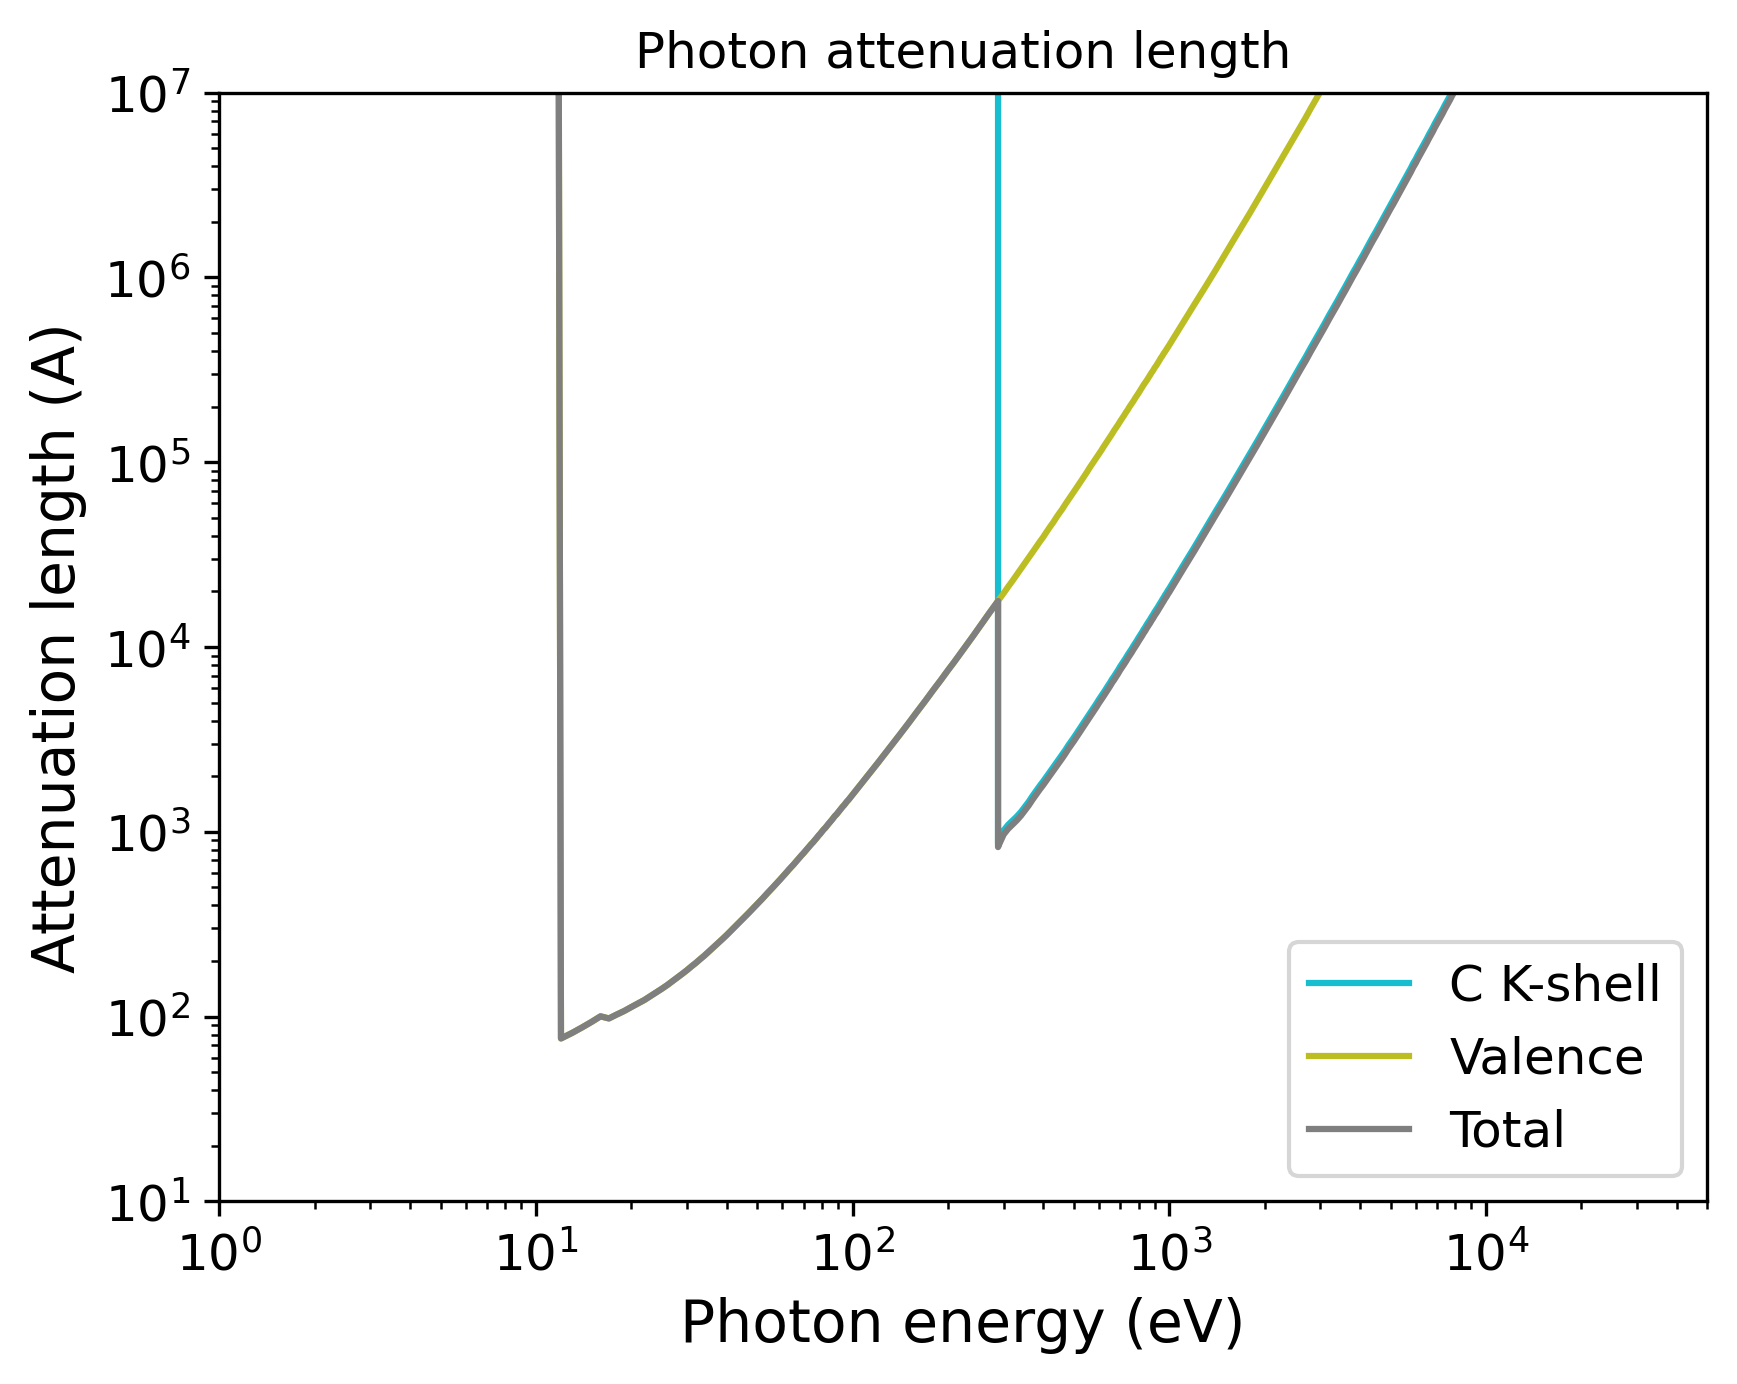

Here is the Python script that generated this plot:
import pandas as pd
import numpy as np
import matplotlib.pyplot as plt
import matplotlib.cm as cm
# Set the format:
plt.xlabel("Photon energy (eV)", fontsize=14)
plt.ylabel("Attenuation length (A)", fontsize=14)
plt.xticks(fontsize=12)
plt.yticks(fontsize=12)
plt.grid(False)
# Set the axes:
# Read the output file:
df = pd.read_csv(r"OUTPUT_Graphene_Photon_IMFP.dat", sep=r'\s+', header=None, comment="#", skipinitialspace=True)
plt.xscale("log")
plt.yscale("log")
# Prepare the plot:
columns_to_plot = [ 1, 2, 3]
labels = [ "C K-shell", "Valence", "Total"]
# Create N distinct colors from a colormap
N = len(columns_to_plot)
colors = plt.cm.tab10(np.linspace(1, 0, 10))
# Set line styles:
linestyles = [ "-", "-", "-"]
for i, col in enumerate(columns_to_plot):
    color = colors[i % len(colors)]
    ls    = linestyles[i % len(linestyles)]
    label = labels[i % len(labels)]
    plt.plot(df.iloc[:, 0], df.iloc[:, col],
    color=color,
    label=label,
    linestyle=ls)
plt.xlim(1.00000000,50000.00000000)
plt.ylim(10.00000000,10000000.00000000)
plt.title("Photon attenuation length")
plt.legend(loc="best", fontsize=12)
# Save the plot in this format:
plt.savefig("OUTPUT_MFP_photon.png", dpi=300, bbox_inches="tight")
